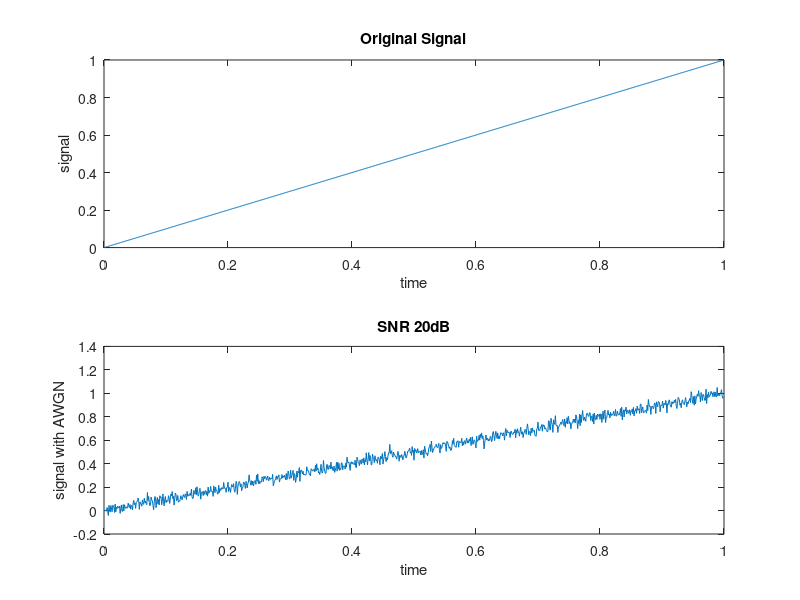

Recreate this plot in MATLAB.
clc;
clear all;
close all;

%Parameters
Fs=1000; %sampling frequency
T=1;     %signal duration
t=0:1/Fs:T-1/Fs; %Time Vector

%Signal generation
unitstep = t>=0;
signal= t.*unitstep;

%Noise Generation
SNR_dB=20;
noise_power= var(signal)/(10^(SNR_dB/10));
noise= sqrt(noise_power)* randn(size(t));


%Add noise to signal
noisy_signal1= signal+noise;
noisy_signal2= awgn(signal,SNR_dB);

subplot(2,1,1);
plot(t,signal);
title('Original Signal');
xlabel('time');
ylabel('signal');
subplot(2,1,2);
plot(t,noisy_signal1);
title('SNR 20dB');
xlabel('time');
ylabel('signal with AWGN');
